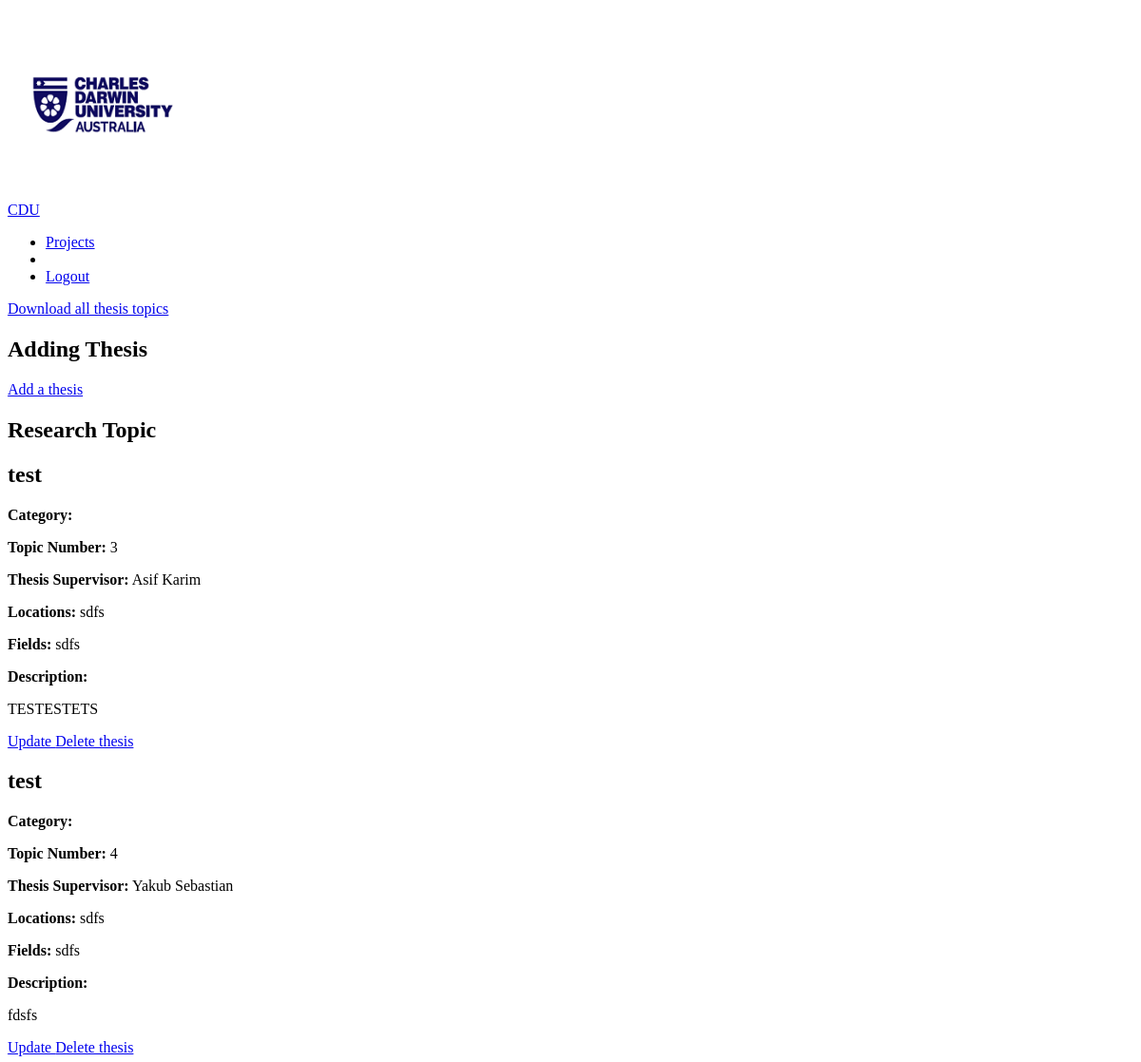
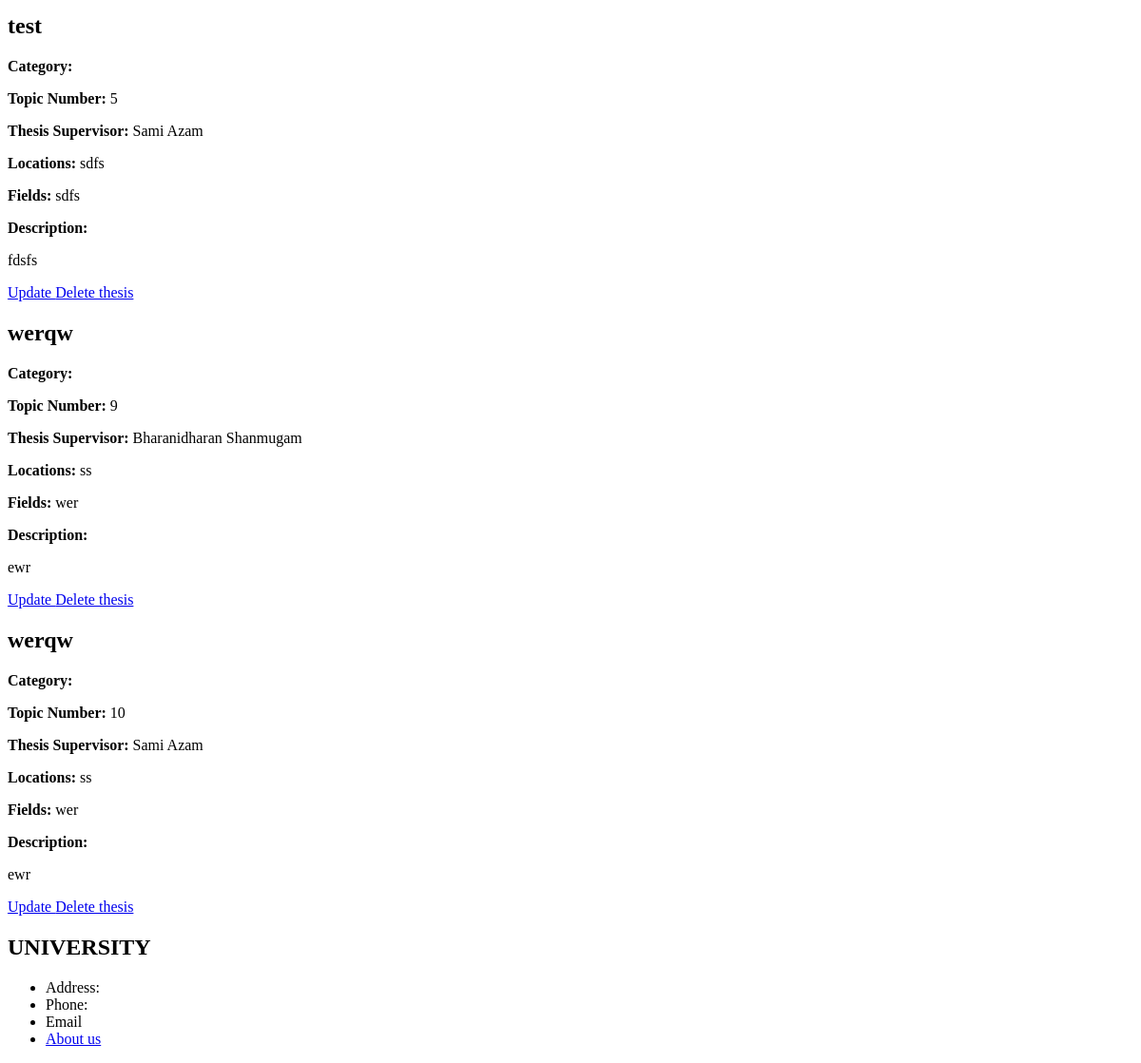
Before: /management/projects/ with the older database file (2 pictures, top to bottom).
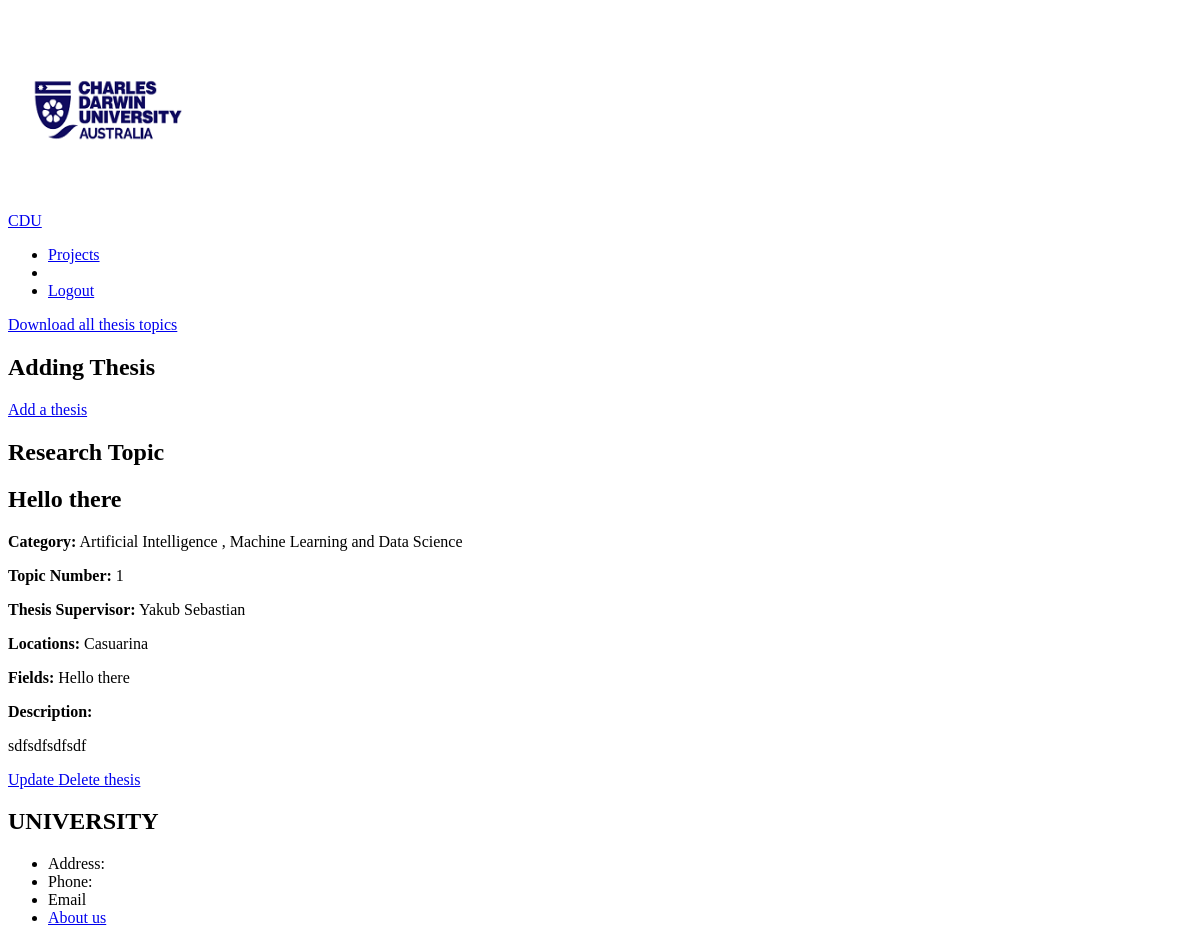
After: the same page with the newer database file.
### management/models.py (models this page shows, shortened)
class Project(models.Model):
    supervisor = models.ForeignKey(User, null=True, on_delete=models.SET_NULL)
    title = models.CharField(max_length=100, null=True)
    category = models.ManyToManyField("Category", blank=True)
    topic_num = models.PositiveIntegerField("Topic number", null=True, unique=True)
    location = models.CharField("location", max_length=100, null=True)
    research_areas = models.CharField("Fields of study", max_length=100, null=True)
    description = models.TextField(blank=True)

class Category(models.Model):
    name = models.CharField(max_length=100)

### accounts/models.py (models this page shows)
class User(AbstractUser):
    USER_TYPE_CHOICES = (
        ('unit_coordinator', 'Unit Coordinator'),
        ('supervisor', 'Supervisor'),
        ('student', 'Student'),
    )
    user_type = models.CharField(max_length=20, choices=USER_TYPE_CHOICES, default='student')
    groups = models.ManyToManyField(
        'auth.Group',
        verbose_name='groups',
        blank=True,
        help_text='The groups this user belongs to. A user will get all permissions granted to each of their groups.',
        related_name='custom_user_set',
        related_query_name='user',
    )
    user_permissions = models.ManyToManyField(
        'auth.Permission',
        verbose_name='user permissions',
        blank=True,
        help_text='Specific permissions for this user.',
        related_name='custom_user_set',
        related_query_name='user',
    )

### management/views.py (the view)
# urls.py: path("projects/", views.manage_project, name="manage-project"),
def manage_project(request):
    projects_list = Project.objects.all().order_by("topic_num")
    context = {
        "projects": projects_list
    }
    return render(request, "management/management_project.html", context)

### management/templates/management/management_project.html (shortened to what this page needs)
{% extends "management/management_base.html" %}
{% load static %}
{% block css_files %}
    <link rel="stylesheet" href="{% static "management_project.css"%}">
{% endblock %}
{% block content %}
<a href="{% url "project-csv" %}">Download all thesis topics</a>
<section class="add">
    <h1>Adding Thesis</h1>
    <a href="{% url "add-project" %}">Add a thesis</a>
</section>
<section class="theses">
    <h1 class="container__heading">Research Topic</h1>
    {% for project in projects %}
    <section class="section">
        <div class="container">
            <div class="project">
                <h2 class="project__heading">{{ project.title }}</h2>
                <p><strong>Category:</strong>
                    {% for category in project.category.all %}
                        {{ category.name }}
                        {% if not forloop.last %}, {% endif %}
                    {% endfor %}
                </p>
                <p><strong>Topic Number:</strong> {{ project.topic_num }}</p>
                <p><strong>Thesis Supervisor:</strong> {{ project.supervisor.first_name }} {{ project.supervisor.last_name }}</p>
                <p><strong>Locations:</strong> {{ project.location }}</p>
                <p><strong>Fields:</strong> {{ project.research_areas }}</p>
                <p><strong>Description: </strong> {{ project.description|linebreaks }}</p>
            </div>
        </div>
    </section>
    <section class="section">
        <a class="link" href="{% url 'update-project' project.topic_num %}"> Update </a>
        <a class="link" href="{% url 'delete-project' project.topic_num %}"> Delete thesis </a>
    </section>
{% endfor %}
</section>
{% endblock content %}

### management/templates/management/management_base.html (shortened to what this page needs)
{% load static %}
<!DOCTYPE html>
<html lang="en">
<head>
    <link rel="stylesheet" href="{% static "management_base.css"%}">
    {% block css_files %}{% endblock %}
</head>
<body>
    <header class="header">
        <a class="link" href="{% url 'home' %}">
            <div class="header__logo">
                <img class="header__img" src="{% static "img/CDU-Logo2.png" %}" alt="Group 11 Logo">
                <div>CDU</div>
            </div>
        </a>
        <nav class="navigation">
            <ul class="navigation__list">
                <li class="navigation__item"><a class="link" href="{% url 'project-list' %}">Projects</a></li>
                <li class="navigation__item"><a class="link" href="#"></a></li>
                <li class="navigation__item"><a class="link" href="{% url "account-logout" %}">Logout</a></li>
            </ul>
        </nav>
    </header>
    <main class="main">
        {% block content %}
        {% endblock content %}
    </main>
    <footer class="footer">
        <div>
          <h2>UNIVERSITY</h2>
          <ul>
            <li>Address:</li>
            <li>Phone:</li>
            <li>Email</li>
            <li class="navigation__item"><a class="link" href="{% url 'about' %}">About us</a></li>
          </ul>
        </div>
    </footer>
</body>
</html>

Changed rows visible on the page:
removed Project: title "test", topic_num "3", supervisor.first_name "Asif", supervisor.last_name "Karim", location "sdfs", research_areas "sdfs", description "TESTESTETS"
removed Project: title "test", topic_num "4", supervisor.first_name "Yakub", supervisor.last_name "Sebastian", location "sdfs", research_areas "sdfs", description "fdsfs"
removed Project: title "test", topic_num "5", supervisor.first_name "Sami", supervisor.last_name "Azam", location "sdfs", research_areas "sdfs", description "fdsfs"
removed Project: title "werqw", topic_num "9", supervisor.first_name "Bharanidharan", supervisor.last_name "Shanmugam", location "ss", research_areas "wer", description "ewr"
removed Project: title "werqw", topic_num "10", supervisor.first_name "Sami", supervisor.last_name "Azam", location "ss", research_areas "wer", description "ewr"
added Project: title "Hello there", topic_num "1", supervisor.first_name "Yakub", supervisor.last_name "Sebastian", location "Casuarina", research_areas "Hello there", description "sdfsdfsdfsdf"
added Category: name "Artificial Intelligence"
added Category: name "Machine Learning and Data Science"
